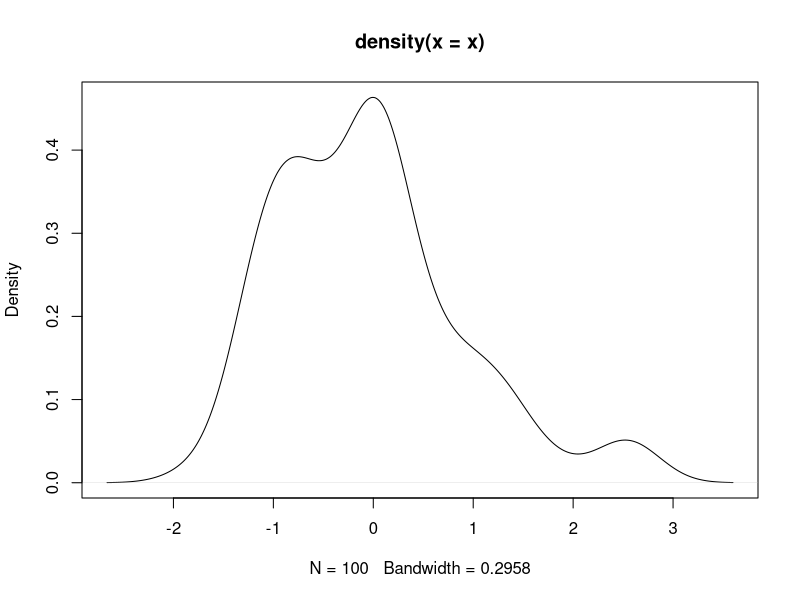

Source code (R):
## ---- chunk 1
x = rnorm(100)
plot(density(x))
